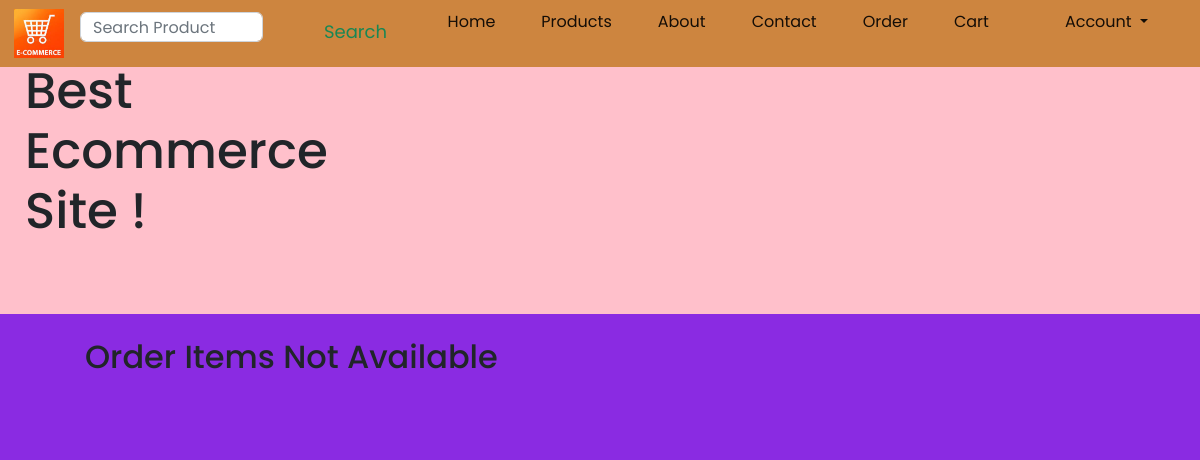
/product/show_order_item/ (signed in), run on an earlier commit of the app's database.
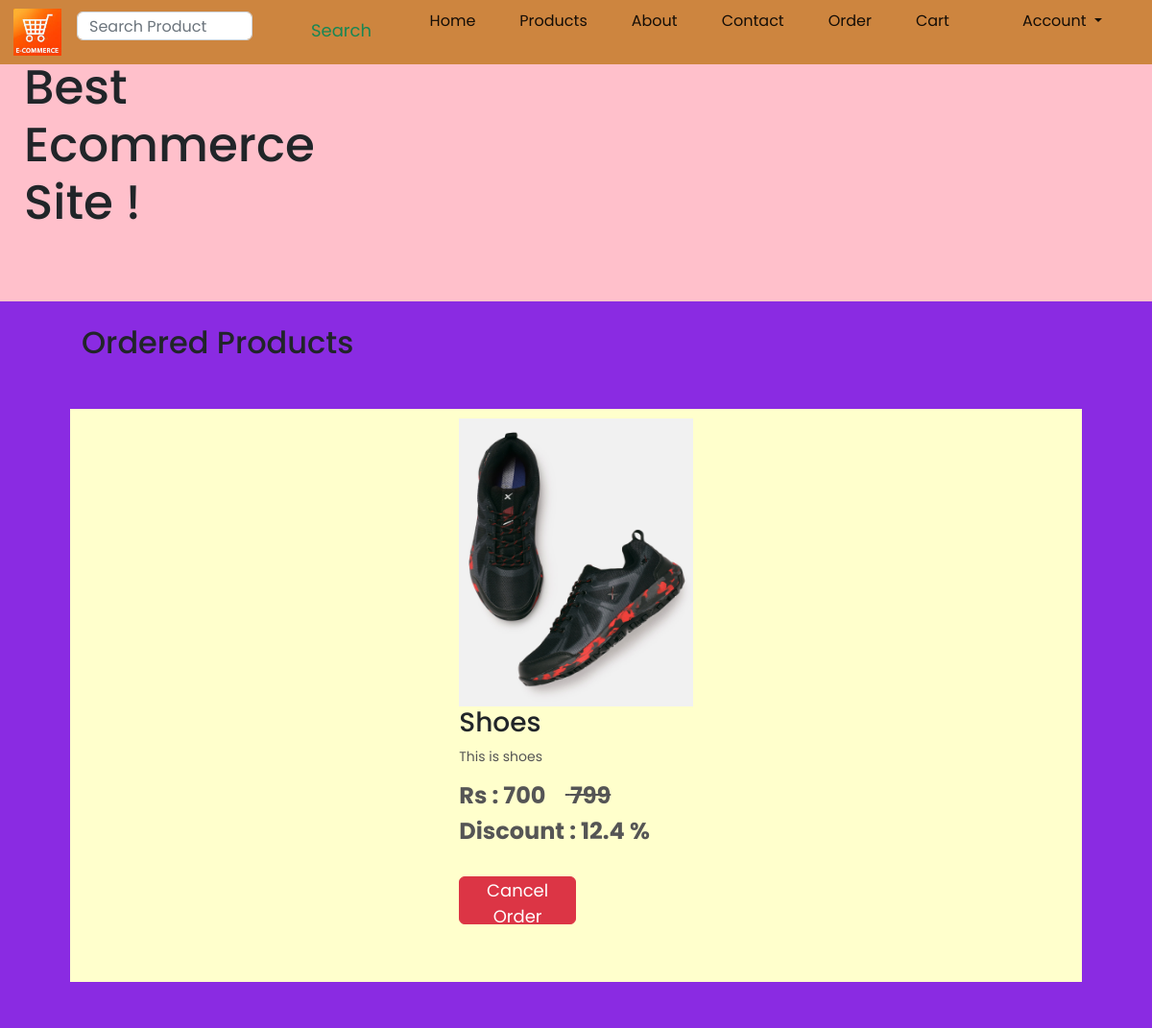
And on a later commit of the database.
### product/models.py (models this page shows, shortened)
class Order(models.Model):
    user = models.ForeignKey(User, on_delete=models.CASCADE, related_name="order")
    order_item = models.ForeignKey(Cart, on_delete=models.CASCADE)
    amount = models.IntegerField(null=True)
    date = models.DateTimeField(auto_now_add=True)
    is_receive_product = models.BooleanField(default=False)
    def __str__(self):
        return self.user.email

class Cart(models.Model):
    user = models.ForeignKey(User, on_delete=models.CASCADE)
    product_property =  models.ForeignKey(ProductProperty, on_delete=models.CASCADE, )
    is_not_order = models.BooleanField(default=True)

class ProductAbstract(models.Model):
    name = models.CharField(max_length=50)
    stock = models.IntegerField()
    description = models.CharField(max_length=50)
    image = models.ImageField(upload_to="images/product/" + str(datetime.datetime.now()) + "/" )
    price = models.IntegerField()
    rating = models.IntegerField(null=True, blank=True, validators=[rating_validation])
    actual_price = models.IntegerField(null=True)
    class Meta:
        abstract = True

class ProductProperty(ProductAbstract):
    product_name = models.ForeignKey(Product, on_delete=models.CASCADE, )
    color = models.CharField(max_length=50, null=True)

### product/views.py (the view)
# urls.py: path('show_order_item/', show_order_item, name= "show_order_item"),
@login_required(login_url='sign_in')
def show_order_item(request):
     user_instance = User.objects.get(email=request.user)
     order_item_queryset = Order.objects.filter(user=user_instance, is_receive_product=False)
     context = { 'title' : 'Order Item',
                'order_item_queryset': order_item_queryset,
               }
     return render(request, 'product/show_order_item.html', context=context)

### user/models.py (called while the page is built)
    def __str__(self):
        return self.email

### product/templates/product/show_order_item.html (shortened to what this page needs)
{% extends "base.html" %}
{% load static %}
{% load mathfilters %}
{% block body %}
{{ block.super }}
    <div class="bg-color">   <br>
        <div class="small-container">
            {% if order_item_queryset%}
                <h2 class="title">Ordered Products</h2>
                <div class="row bg-product">
                    {% for product in order_item_queryset %}
                            <div class="col-4">
                                <img src="{{ product.order_item.product_property.image.url  }}" alt="" />
                                <h3>{{ product.order_item.product_property.name }}</h3>
                                <p> {{ product.order_item.product_property.description}}</p>
                                <h4> <b> Rs : {{product.order_item.product_property.price}} &nbsp;&nbsp;&nbsp;<del> {{product.order_item.product_property.actual_price   }}</del>  </b>  </h4>
                                <h4> <b  class="discount" > Discount : {{product.order_item.product_property.actual_price|sub:product.order_item.product_property.price|mul:100|div:product.order_item.product_property.actual_price|floatformat}} % </b>  </h4> <br>
                                <a href="{% url 'cancel_product' id=product.id  %}"><button class="btn btn-danger">  Cancel Order </button></a>
                            </div>
                    {% endfor %}
                </div>
            {% else %}
            <h2 class="title">Order Items Not Available </h2>
            {% endif %}
        </div> <br> <br>
    </div>
{% endblock body%}

### templates/base.html (shortened to what this page needs)
{% load cache %}
<!DOCTYPE html>
<html lang="en">
  <head>
    {% load static %}
    {% block custom_css %}
       <link href="https://cdn.jsdelivr.net/npm/bootstrap@5.2.3/dist/css/bootstrap.min.css" rel="stylesheet">
        <link rel="stylesheet" href="{% static 'user/css/style.css' %}" />
    {% endblock custom_css%}
  </head>
  <body>
    {% block body %}
  <div class="container">
                <nav class="navbar navbar-expand-lg header fixed-top" >
                    <div class="container-fluid">
                      <div class="logo"  >
                        <a class="navbar-brand" href="{% url 'dashboard' %}">
                        <img src="{% static 'user/images/logo5.png'%}" alt="" width="125px"/></a>
                      </div>
                    <div class="collapse navbar-collapse" id="navbarSupportedContent">
                        <ul class="navbar-nav ms-auto mb-2 mb-lg-2">
                          <form  method="POST" action="{% url 'search_product'  %}" class="d-flex" role="search">
                          <input class="form-control me-2" name="search_product" type="search" placeholder="Search Product" aria-label="Search">
                          <input  class="btn btn-outline-success" type="submit" value = "Search">
                          </form>
                              <li  class="nav-item"><a class="nav-link active" aria-current="page" href="{% url 'dashboard' %}">Home</a></li>
                              <li  class="nav-item"><a class="nav-link active "href="#product">Products</a></li>
                              <li  class="nav-item"><a class="nav-link active" href="#">About</a></li>
                              <li  class="nav-item"><a class="nav-link active" href="#contact">Contact</a></li>
                              <li  class="nav-item"><a class="nav-link active" href="{% url 'show_order_item' %}">Order</a></li>
                              <li  class="nav-item"><a class="nav-link active" href="{% url 'show_cart' %}">Cart</a></li>
                              <li>
                                <li class="nav-item dropdown">
                                  <a class="nav-link dropdown-toggle active " href="#" role="button" data-bs-toggle="dropdown" aria-expanded="false">
                                    Account
                                  </a>
                                </li>
                              </li>
                        </ul>
                    </div>
                    </div>
                </nav>
</div>
     <div class="header-below">
          <div class="container ">
                <div class="col-2  ">
                <h1>
                    Best Ecommerce Site !
                </h1>
              <br> <br>
                </div>
            </div>
    </div>
    {% endblock body %}
  </body>
</html>

### user/static/user/css/style.css (style rules this page uses)
body { font-family: 'Poppins', sans-serif; background-color: blueviolet; position: relative; height: 100%; }
* { margin: 0; padding: 0; box-sizing: border-box; }
.col-2 h1 { font-size: 50px; line-height: 60px; margin: 25px 0; }
.logo { margin-top: 5px; }
.logo img { width: 50px; }
.header-below { background-color: pink; margin-top: 3%; display: flex; align-items: center; height: 180%; justify-content: space-around; }
.navbar { display: flex; align-items: center; padding: 2px; }
nav { flex: 1; text-align: right; }
nav ul { display: inline-block; list-style-type: none; }
nav ul li { display: inline-block; margin-right: 30px; }
p { color: #555; }
.container { max-width: 1300px; margin: auto; padding-left: 25px; padding-right: 25px; }
.row { margin-top: 50px; display: flex; align-items: center; flex-wrap: wrap; justify-content: space-around; }
.header { background: #ffd6d6; background: #CD853F; padding-bottom: 7px; }
.small-container { max-width: 1080px; margin: auto; padding-left: 25px; padding-right: 25px; }
.col-4 { flex-basis: 25%; padding: 10px; position: relative; min-width: 200px; margin-bottom: 50px; position: relative; transition: transform 0.5s; }
.col-4 img { width: 100%; height: 300px; }
h4 { color: #555; font-weight: normal; }
.col-4 p { font-size: 14px; }
ul { list-style-type: none; }
form input { width: 100%; height: 30px; margin: 10px 0; padding: 0 10px; font-size: 100%; border: 1px solid #ccc; }
form .btn { width: 80%; border: none; cursor: pointer; font-size: 18px; margin: 10px; }
.bg-product { background-color: #ffffcc; }
.bg-color { background-color: blueviolet; }
a { text-decoration: none; }
.bg-product .col-4 button { height: 50px; width: 50%; color: rgb(255, 255, 255); font-size: large; padding: 0; }

What changed in the data, as far as the page shows it:
added Order: order_item.product_property.image (picture), order_item.product_property.name "Shoes", order_item.product_property.description "This is shoes", order_item.product_property.price "700", order_item.product_property.actual_price "799", order_item.product_property.actual_price|sub "12.4"
Also different on the page:
text no longer shown: "Order Items Not Available"
text now shown: "Ordered Products"
